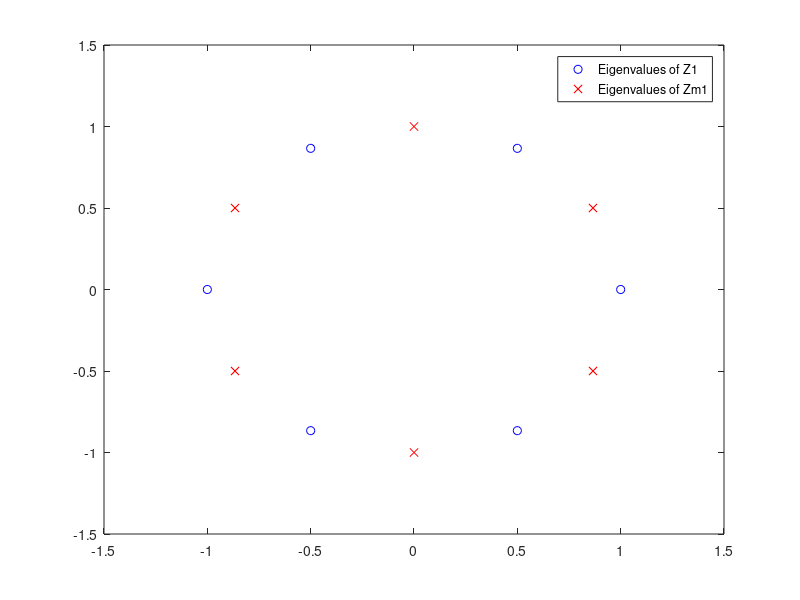

The MATLAB script that drew this image: (Note: this script raises an error after producing the figure.)
%% Solving a Toeplitz linear system
%

%% Toeplitz matrices
%
% Toeplitz matrices are matrices with constant diagonal elements; they are
% completely determined by the first column and row, and indeed there is a
% MATLAB function that generates the full matrix starting by this
% information. We can generate such matrix by constructing a random column
% and row as follows:

n = 6;
c = randn(n, 1);
r = randn(1, n);
c(1) = r(1); 

T = toeplitz(c, r)

%%
% Note that we have forced the first element of the vectors C and R to be
% equal, to make sure that matrix is well-defined. Suppose that we want to
% solve a linear system with a Toeplitz matrix: $Tx = b$. 
%
% For small scale systems, we can rely on the MATLAB backslash operator:

b = randn(n, 1);
x = T \ b;

%%
% However, this scales cubically, and given the particular structure of the
% matrices it is natural to ask if a more efficient method might be
% developed. 
%
% This example presents the construction of the superfast Toeplitz solver
% introduced in [2]. 

%% Displacement equation
%
% The first step in this direction is to note that a Toeplitz matrix $T$
% satisfies the displacement equation $Z_1 T - T Z_{-1} = F$
% where $Z_x$ is the matrix defined as follows:
%
% $$ Z_x := \left[ \begin{array}{cccc}
%    &&& x \\
%    1 &&& \\
%    & \ddots \\
%    && 1 \\
%  \end{array} \right]
% $$
%
% and $F$ is a matrix with just the first row and the last column which are
% non-zero. We can verify this directly:
%

Z1 = eye(n); Z1 = Z1(:,[2:n,1]);
Zm1 = Z1; Zm1(1,end) = -1;
F = Z1 * T - T * Zm1

%%
% Given the special structure of $F$, it has rank (at most) $2$, and 
% we can represent it as $UV^T$ where $U, V$ are the $n \times 2$ matrices 
% defined as follows:

U = [ 1 , 2*c(1) ; zeros(n-1,1) , c(2:n) + r(n:-1:2).' ];
V = [ c(n:-1:2) - r(2:n).' , zeros(n-1,1) ; 0 , 1 ];

norm(F - U*V.')

%%
% We can modify the displacement relation to transform the Toeplitz matrix
% in another matricx that has a particular structure. Let $\Omega_n$
% denote the matrix of the Fourier transform, scaled to be unitary. Then,
% since $Z_1$ is circulant, $\Omega_n Z_1 \Omega_n^*$ is diagonal, and in
% particular it has the $n$-th roots of the unity on the diagonal. We call
% such matrix $D_1$. 
%
% Here we use the fact that the Fourier matrix as implemented in MATLAB 
% can be obtained by properly flipping a Vandermonde matrix with the roots
% of the unity as nodes. 

Omega = sqrt(n) \ rot90(vander(exp(2i*pi/6.*(1:6))), 2);
D1 = Omega * Z1 * Omega';

%%
% In a similar fashion, if we define $D_0 = \mathrm{diag}(1, \omega_{2n},
% \ldots, \omega_{2n}^{n-1})$, where $\omega_{2n}$ is $e^{\frac{i\pi}{n}}$,
% we have the relation $\Omega_n D_0 Z_{-1} D_0^* \Omega_n^* = D_{-1}$, where 
% $D_{-1} = \omega_{2n} D_1$. 

om = exp(1i * pi / n);
D0 = diag(om.^(0:n-1));
Dm1 = Omega * D0 * Zm1 * D0' * Omega';

%%
% Let us check the eigenvalues of the matrices $Z_1$ and $Z_{-1}$.
% Together, they constitute the $2n$-th roots of the unity. 

plot(real(diag(D1)),  imag(diag(D1)),  'bo', ...
	 real(diag(Dm1)), imag(diag(Dm1)), 'rx');
legend('Eigenvalues of Z1', 'Eigenvalues of Zm1');


%% A superfast algorithm
%
% We now exploit the displacement relation to develop a superfast
% algorithm. To test it, we are going to need a larger example, so we
% regenerate our data with a larger n, but not too large so we will be able
% to verify our computations. 

n = 4096;
c = randn(n, 1); r = randn(1, n); c(1) = r(1); 
T = toeplitz(c, r);
b = randn(n, 1);

d0 = exp(1i * pi / n .* (0 : n - 1));
d1  = d0.^2;
dm1 = exp(1i * pi / n) * d1;

U = [ 1 , 2*r(1) ; zeros(n-1, 1), r(end:-1:2).' + c(2:end) ];
V = [ conj(c(end:-1:2)) - r(2:end)' , zeros(n-1,1) ; 0 1 ];

%%
% Multiplying the displacement relation from the left by $\Omega_n$ and
% from the right by $D_0^* \Omega_n^*$ yields the new relation
%
% $$
%  D_1 C - C D_{-1} = GF^T
% $$
% where $G,F$ can be defined as $G = \Omega_n U$ and 
% $F = \overline{\Omega_n} D_0^* V$, and $C = \Omega_n T D_0^* \Omega_n^*$.
% 

%% 
% The previous relation tells us that the matrix $C$ has a Cauchy-like
% structure; since the coefficients of the displacement equation are 
% diagonal, we can explicitly write its entries as:
%
% $$ 
%   \displaystyle C_{ij} = \frac{G_i H_j^T}{\omega_{2n}^{2(i-1)} - \omega_{2n}^{2j-1)}}
% $$
%
% It turns out that the off-diagonal blocks of $C$ are Cauchy matrices
% involving nodes contained in separated domains, so we expect them to be
% numerically low-rank [1]. 
% 
% Since its entries are explicitly available, and we can use the expression
% $C = \Omega_n T D_0 \Omega_n^*$ to implement a fact vector product with
% $C$ and $C^T$ relying on the fast toeplitz product using the FFT, we
% can use the HSS constructor to build the HSS representation of $C$. 
%
% To avoid implementing the matrix-vector product, we can also rely on the
% HODLR constructor that using Adaptive Cross Approximation only requires
% the matrix evaluation at an index (i,j). 

Gh = ifft(U) * sqrt(n);
Fh = ifft((d0.' * ones(1, 2)) .* V) * sqrt(n);

C = hodlr2hss(hodlr('handle', ...
	@(i,j) (Gh(i, :) * Fh(j, :)') ./ (d1(i).' - dm1(j)), n, n));

%% 
% Now, we can solve the linear system with $T$ by inverting the relation
% and writing $T = \Omega_n^* C \Omega_n D_0$, which yields

z = ifft(b);
y = C \ z;
x = d0' .* fft(y);

%%
% As a final test, we check the accuracy of the solution (that should be
% compared with $\| T \|_2$, which we do not test because it might be
% expensive).
norm(T * x - b)

%%
% The algorithm described here is implemented using the randomized
% constructor in place of ACA in the function TOEPLITZ_SOLVE, which is
% included the toolbox. 

%% References
%
% [1] Beckermann, Bernhard, and Alex Townsend. "Bounds on the Singular 
%     Values of Matrices with Displacement Structure." SIAM Review 61.2 
%     (2019): 319-344.
% 
% [1] Xia, Jianlin, Yuanzhe Xi, and Ming Gu. "A superfast structured solver 
%   for Toeplitz linear systems via randomized sampling." SIAM Journal on 
%   Matrix Analysis and Applications 33.3 (2012): 837-858.